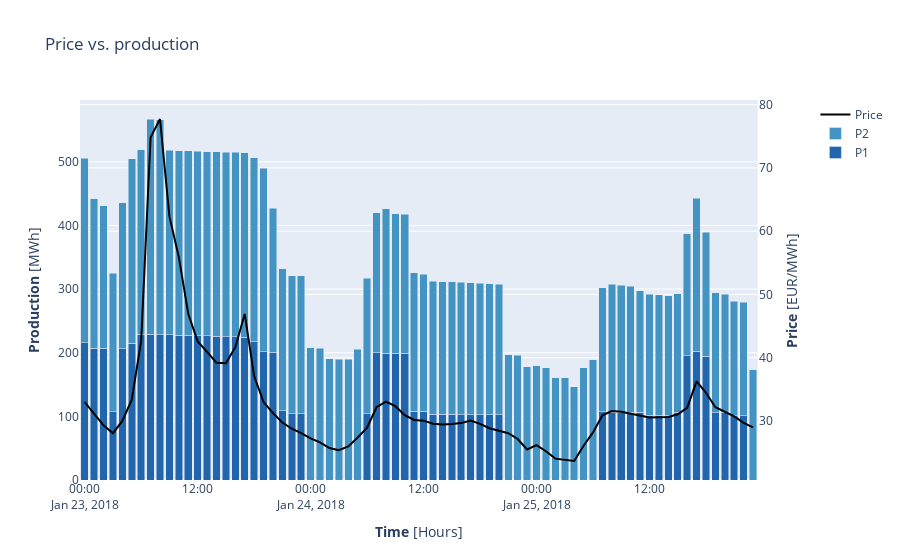

Here is the notebook cell this chart was saved with:
### Markdown cell above
After the optimization has completed, we can review the result from SHOP by plotting the graphs we want.

### Code cell
# Plotting price vs. production

# Defining a plot instance
fig = go.Figure()
colorscale = px.colors.sequential.RdBu_r
# Preparing for secondary y axis by calling make_subplots function
fig = make_subplots(specs=[[{"secondary_y": True}]])
# Adding plant production as traces of bar type
fig.add_trace(go.Bar(x=shop.model.plant.Plant1.production.get().index, y=shop.model.plant.Plant1.production.get().values, name="P1", marker_color=colorscale[1]))
fig.add_trace(go.Bar(x=shop.model.plant.Plant2.production.get().index, y=shop.model.plant.Plant2.production.get().values, name="P2", marker_color=colorscale[2]))
# Stacking bars
fig.update_layout(barmode='stack')
# Adding price as trace of scatter type
fig.add_trace(go.Scatter(x=shop.model.market.Day_ahead.sale_price.get().index, y=shop.model.market.Day_ahead.sale_price.get().values, name="Price", line_color='black'),secondary_y=True)
# Updating titles
fig.update_layout(title_text="Price vs. production")
fig.update_yaxes(title_text="<b>Production</b> [MWh]", secondary_y=False)
fig.update_yaxes(title_text="<b>Price</b> [EUR/MWh]", secondary_y=True)
fig.update_xaxes(title_text="<b>Time</b> [Hours]")
# Show plot
fig.show()
